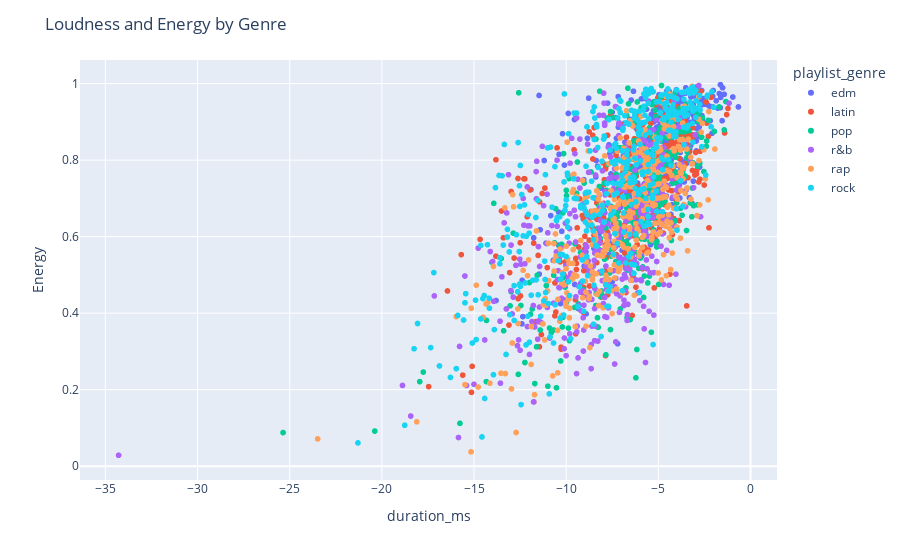

This figure's notebook cell:
### Markdown cell above
Here, we can see a very interesting graph comparing tempo by genre. We can see that for the EDM genre, it is mostly clustered around a tempo of 125, with many outliers, but it is more likely than not to have a tempo of around 125. This means that if we try to predict a song, and its tempo is around 125, there is a greater chance than not that the genre of the song is EDM. For the other genres, there seems to be a more wide distribution of tempos, with rap going from 50 all the way to 200. 
By observing tempo distributions, we notice that the central values are similar across all six genres. However, one genre seems to have a more concentrated and thus more predictable tempo value. Due to this, we are able to keep note that the more a song deviates from a tempo of 125bpm it is less likely to be EDM. However, this note is not of much significance as all of the other five genres still have an average tempo similar to EDM.

### Code cell
# Sample 100 random points from each playlist genre
sampled_df = df.groupby('playlist_genre').apply(lambda x: x.sample(400))

# Create a scatter plot using the sampled data
fig = px.scatter(sampled_df, x="loudness", y="energy", color="playlist_genre")

# Update the plot title and axis labels
fig.update_layout(title="Loudness and Energy by Genre")
fig.update_layout(xaxis_title="duration_ms")
fig.update_layout(yaxis_title="Energy")

# Show the plot
fig.show()

### Figure 1 — Plotly figure (JSON) as saved in the notebook; plotly's stock layout.template omitted (floating-point values rounded to 4 significant figures; data arrays with more than 128 entries replaced by an {"elided": "..."} marker saying what was removed)
{"data": [{"hovertemplate": "playlist_genre=edm<br>loudness=%{x}<br>energy=%{y}<extra></extra>", "legendgroup": "edm", "marker": {"color": "#636efa", "symbol": "circle"}, "mode": "markers", "name": "edm", "showlegend": true, "type": "scattergl", "x": {"elided": "400 float values"}, "xaxis": "x", "y": {"elided": "400 float values"}, "yaxis": "y"}, {"hovertemplate": "playlist_genre=latin<br>loudness=%{x}<br>energy=%{y}<extra></extra>", "legendgroup": "latin", "marker": {"color": "#EF553B", "symbol": "circle"}, "mode": "markers", "name": "latin", "showlegend": true, "type": "scattergl", "x": {"elided": "400 float values"}, "xaxis": "x", "y": {"elided": "400 float values"}, "yaxis": "y"}, {"hovertemplate": "playlist_genre=pop<br>loudness=%{x}<br>energy=%{y}<extra></extra>", "legendgroup": "pop", "marker": {"color": "#00cc96", "symbol": "circle"}, "mode": "markers", "name": "pop", "showlegend": true, "type": "scattergl", "x": {"elided": "400 float values"}, "xaxis": "x", "y": {"elided": "400 float values"}, "yaxis": "y"}, {"hovertemplate": "playlist_genre=r&b<br>loudness=%{x}<br>energy=%{y}<extra></extra>", "legendgroup": "r&b", "marker": {"color": "#ab63fa", "symbol": "circle"}, "mode": "markers", "name": "r&b", "showlegend": true, "type": "scattergl", "x": {"elided": "400 float values"}, "xaxis": "x", "y": {"elided": "400 float values"}, "yaxis": "y"}, {"hovertemplate": "playlist_genre=rap<br>loudness=%{x}<br>energy=%{y}<extra></extra>", "legendgroup": "rap", "marker": {"color": "#FFA15A", "symbol": "circle"}, "mode": "markers", "name": "rap", "showlegend": true, "type": "scattergl", "x": {"elided": "400 float values"}, "xaxis": "x", "y": {"elided": "400 float values"}, "yaxis": "y"}, {"hovertemplate": "playlist_genre=rock<br>loudness=%{x}<br>energy=%{y}<extra></extra>", "legendgroup": "rock", "marker": {"color": "#19d3f3", "symbol": "circle"}, "mode": "markers", "name": "rock", "showlegend": true, "type": "scattergl", "x": {"elided": "400 float values"}, "xaxis": "x", "y": {"elided": "400 float values"}, "yaxis": "y"}], "layout": {"legend": {"title": {"text": "playlist_genre"}, "tracegroupgap": 0}, "margin": {"t": 60}, "title": {"text": "Loudness and Energy by Genre"}, "xaxis": {"anchor": "y", "domain": [0, 1], "title": {"text": "duration_ms"}}, "yaxis": {"anchor": "x", "domain": [0, 1], "title": {"text": "Energy"}}}}
